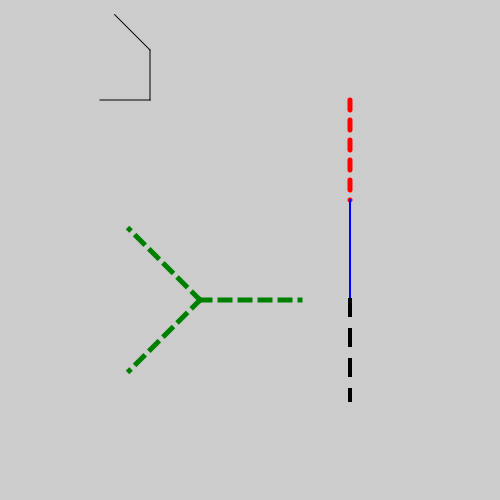

Reproduce this figure in Python.
from generativepy.drawing import make_image, setup, ROUND
from generativepy.color import Color
from generativepy.geometry import Turtle
import math

'''
Demonstrate paths in  the geometry module.
'''

def draw(ctx, width, height, frame_no, frame_count):
    setup(ctx, width, height, background=Color(0.8))

    turtle = Turtle(ctx)
    turtle.move_to(100, 100).forward(50).left(math.pi / 2).forward(50).left(math.pi / 4).forward(50)

    turtle = Turtle(ctx)
    turtle.move_to(200, 300).set_style(Color('green'), line_width=5, dash=[10]) \
        .push().forward(100).pop() \
        .push().left(3 * math.pi / 4).forward(100).pop() \
        .right(3 * math.pi / 4).forward(100)

    turtle = Turtle(ctx)
    turtle.move_to(350, 100).right(math.pi / 2).set_style(Color('red'), line_width=5, dash=[10], cap=ROUND).forward(100)
    turtle.set_style(Color('blue'), line_width=2, dash=[]).forward(100)
    turtle.set_style(Color('black'), line_width=4, dash=[15]).forward(100)

make_image("turtle.png", draw, 500, 500)
